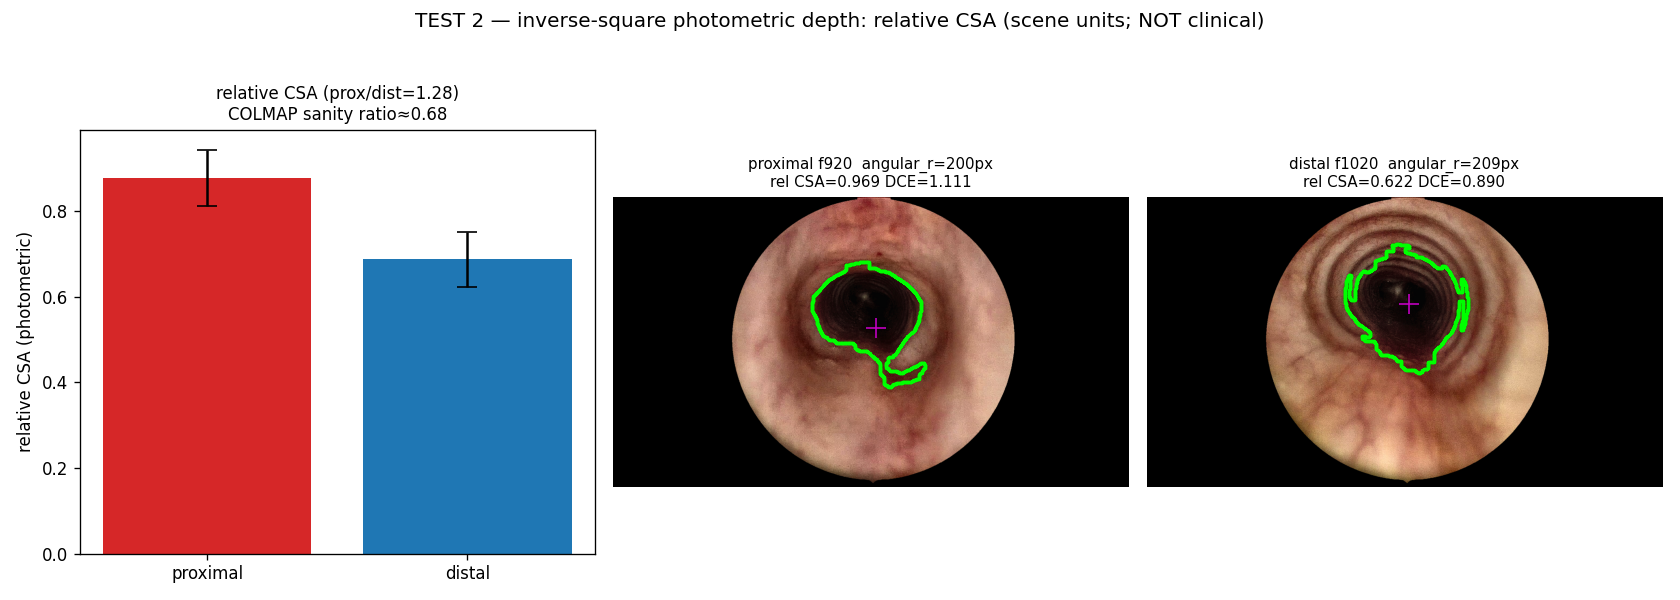

Python code for this plot:
"""TEST 2 -- simple hand-rolled inverse-square (near-light) depth baseline on 2_V2.
Assume corrected brightness ~ 1/d^2 (near-light) -> RELATIVE depth d ~ 1/sqrt(brightness) (NO mm,
NO absolute scale). Back-project the lumen-boundary ring to a RELATIVE 3D ring, fit an ellipse, and
compute RELATIVE CSA/DCE per frame. Compare proximal/narrowest vs distal reference: ordering
(proximal should be SMALLER), CSA/DCE ratio (COLMAP sanity ~0.68 CSA / ~0.82 DCE), and stability.
This is a go/no-go diagnostic only -- pretrained/GT not used; scene units. """
from __future__ import annotations
import json
import numpy as np, cv2
import matplotlib; matplotlib.use("Agg"); import matplotlib.pyplot as plt
import common as C

K, DIST = C.intrinsics(); KINV = np.linalg.inv(K)


def lumen_boundary(g, fov):
    gg = cv2.GaussianBlur(g.astype(np.float32), (0, 0), 4); v = gg[fov]
    thr = np.percentile(v, 14); dark = ((gg < thr) & fov).astype(np.uint8)
    dark = cv2.morphologyEx(dark, cv2.MORPH_OPEN, np.ones((9, 9), np.uint8))
    dark = cv2.morphologyEx(dark, cv2.MORPH_CLOSE, np.ones((15, 15), np.uint8))
    n, lab, st, cen = cv2.connectedComponentsWithStats(dark, 8)
    if n < 2: return None
    H, W = g.shape; best, bd = None, 1e9
    for i in range(1, n):
        if st[i, 4] < 400: continue
        d = np.hypot(cen[i, 0] - W / 2, cen[i, 1] - H / 2)
        if d < bd: bd, best = d, i
    if best is None: return None
    cnts, _ = cv2.findContours((lab == best).astype(np.uint8), cv2.RETR_EXTERNAL, cv2.CHAIN_APPROX_NONE)
    c = max(cnts, key=cv2.contourArea)
    return c[:, 0, :].astype(np.float64) if len(c) >= 12 else None


def rel_depth(bgr, g, fov, gamma=0.7):
    spec = ((g >= 230) & fov)                              # only truly-bright specular (rare here)
    b = C.clean_brightness(bgr, g, fov, spec, gamma=gamma)
    b = np.clip(b, 0.02, 1.0)
    return 1.0 / np.sqrt(b)                                # relative depth (per-frame scale)


def measure(fr):
    bgr, g = C.load_gray(fr); fov, _ = C.fov_mask(g)
    bnd = lumen_boundary(g, fov)
    if bnd is None: return None
    d = rel_depth(bgr, g, fov)
    # relative depth AT the boundary (sample a few px inward = the visible wall lip)
    ctr = bnd.mean(0)
    inward = ctr + 0.90 * (bnd - ctr)                     # 10% inward toward center = wall lip
    ii = np.clip(inward[:, 1].astype(int), 0, g.shape[0] - 1); jj = np.clip(inward[:, 0].astype(int), 0, g.shape[1] - 1)
    db = d[ii, jj]
    # undistort boundary pixels -> rays -> relative 3D ring P = d * ray
    und = cv2.undistortPoints(bnd.reshape(-1, 1, 2).astype(np.float32), K, DIST, P=K).reshape(-1, 2)
    rays = (KINV @ np.c_[und, np.ones(len(und))].T).T; rays /= np.linalg.norm(rays, axis=1, keepdims=True)
    P = rays * db[:, None]
    # fit ellipse in the plane perpendicular to the ring's mean normal (PCA)
    Pc = P - P.mean(0); _, _, Vt = np.linalg.svd(Pc, full_matrices=False)
    e1, e2 = Vt[0], Vt[1]; x, y = Pc @ e1, Pc @ e2
    rr = np.hypot(x, y); rm = np.median(rr); keep = (rr > 0.4 * rm) & (rr < 2.0 * rm)
    if keep.sum() < 10: return None
    try:
        (_, _), (MA, ma), _ = cv2.fitEllipse(np.c_[x[keep], y[keep]].astype(np.float32))
        a, bax = MA / 2, ma / 2; csa = float(np.pi * a * bax); dce = float(2 * np.sqrt(a * bax))
    except Exception:
        return None
    return dict(frame=fr, CSA_rel=csa, DCE_rel=dce, r_med=float(rm), ratio=float(np.std(rr[keep]) / max(rm, 1e-9)),
                depth_boundary=float(np.median(db)), angular_r_px=float(np.median(np.hypot(bnd[:, 0] - ctr[0], bnd[:, 1] - ctr[1]))),
                bnd=bnd, ctr=ctr.tolist())


def group(frames):
    return [m for m in (measure(f) for f in frames) if m]


def main():
    P, D = group(C.PROX), group(C.DIST)
    def stat(rows, k): v = np.array([r[k] for r in rows]); return dict(median=float(np.median(v)), cov_pct=round(float(100 * np.std(v) / max(np.median(v), 1e-9)), 1))
    out = dict(test="inverse-square near-light baseline (relative depth; NO mm)",
               proximal={"n": len(P), "CSA_rel": stat(P, "CSA_rel"), "DCE_rel": stat(P, "DCE_rel"), "angular_r_px": stat(P, "angular_r_px")},
               distal={"n": len(D), "CSA_rel": stat(D, "CSA_rel"), "DCE_rel": stat(D, "DCE_rel"), "angular_r_px": stat(D, "angular_r_px")})
    csa_ratio = out["proximal"]["CSA_rel"]["median"] / out["distal"]["CSA_rel"]["median"]
    dce_ratio = out["proximal"]["DCE_rel"]["median"] / out["distal"]["DCE_rel"]["median"]
    out["CSA_ratio_prox_over_dist"] = round(csa_ratio, 3)
    out["DCE_ratio_prox_over_dist"] = round(dce_ratio, 3)
    out["implied_CSA_obstruction_pct"] = round(100 * (1 - csa_ratio), 1)
    out["COLMAP_sanity"] = {"CSA_ratio": 0.68, "DCE_ratio": 0.82, "obstruction_CSA_pct": 32.0}
    out["ordering_prox_lt_dist"] = bool(csa_ratio < 1.0)
    out["ratio_near_colmap"] = bool(0.5 <= csa_ratio <= 0.85)
    out["stable"] = bool(out["proximal"]["CSA_rel"]["cov_pct"] <= 25 and out["distal"]["CSA_rel"]["cov_pct"] <= 25)
    # figure
    fig = plt.figure(figsize=(14, 5))
    ax = fig.add_subplot(1, 3, 1)
    ax.bar([0, 1], [out["proximal"]["CSA_rel"]["median"], out["distal"]["CSA_rel"]["median"]],
           yerr=[out["proximal"]["CSA_rel"]["median"] * out["proximal"]["CSA_rel"]["cov_pct"] / 100,
                 out["distal"]["CSA_rel"]["median"] * out["distal"]["CSA_rel"]["cov_pct"] / 100],
           color=["tab:red", "tab:blue"], capsize=6)
    ax.set_xticks([0, 1]); ax.set_xticklabels(["proximal", "distal"]); ax.set_ylabel("relative CSA (photometric)")
    ax.set_title(f"relative CSA (prox/dist={csa_ratio:.2f})\nCOLMAP sanity ratio≈0.68", fontsize=10)
    for k, (rows, col, ttl) in enumerate([(P, "m", "proximal"), (D, "r", "distal")]):
        ax = fig.add_subplot(1, 3, 2 + k)
        fr = rows[len(rows) // 2]; bgr, g = C.load_gray(fr["frame"])
        ax.imshow(cv2.cvtColor(bgr, cv2.COLOR_BGR2RGB))
        ax.plot(fr["bnd"][:, 0], fr["bnd"][:, 1], ".", ms=2, c="lime"); ax.plot(fr["ctr"][0], fr["ctr"][1], "m+", ms=12)
        ax.set_title(f"{ttl} f{fr['frame']}  angular_r={fr['angular_r_px']:.0f}px\nrel CSA={fr['CSA_rel']:.3f} DCE={fr['DCE_rel']:.3f}", fontsize=9); ax.axis("off")
    fig.suptitle("TEST 2 — inverse-square photometric depth: relative CSA (scene units; NOT clinical)", fontsize=12)
    fig.tight_layout(rect=(0, 0, 1, 0.95)); fig.savefig(C.OUT / "test2_inverse_square.png", dpi=120); plt.close(fig)
    (C.OUT / "test2_inverse_square.json").write_text(json.dumps(out, indent=2))
    print("=== TEST 2 ==="); print(json.dumps({k: v for k, v in out.items() if not isinstance(v, dict) or k in ("proximal", "distal", "COLMAP_sanity")}, indent=2))
    print(f"figure -> {C.OUT}/test2_inverse_square.png")


if __name__ == "__main__":
    main()
